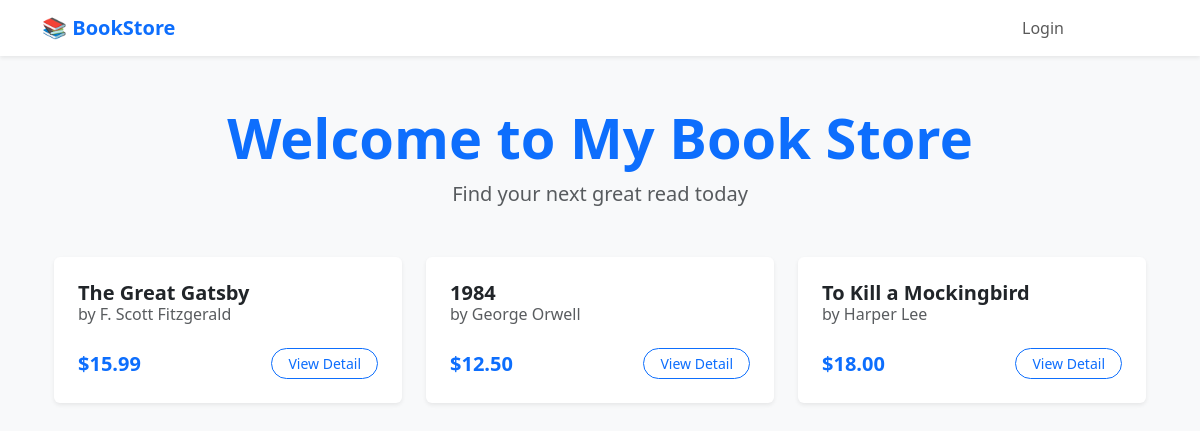
Before: / with the older database file.
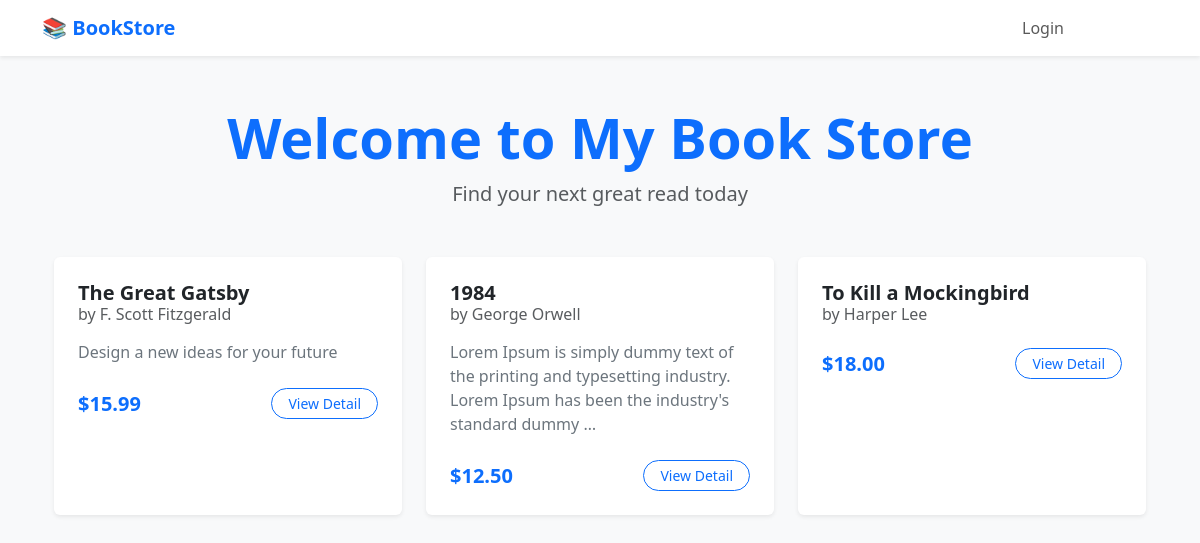
After: the same page with the newer database file.
### myapp/models.py (models this page shows, shortened)
class Book(models.Model):
    title = models.CharField(max_length=200)
    author = models.CharField(max_length=100)
    description = models.TextField(blank=True)
    price = models.DecimalField(max_digits=10, decimal_places=2)
    stock = models.IntegerField(default=0)
    created_at = models.DateTimeField(auto_now_add=True)

### myapp/views.py (the view)
# urls.py: path('', views.book_list, name='book_list'),
def book_list(request):
    books = Book.objects.all()
    return render(request, 'myapp/book_list.html', {'books': books})

### myapp/templates/myapp/book_list.html (shortened to what this page needs)
{% extends 'users/base.html' %}
{% block content %}
<div class="container py-4">
    <div class="text-center mb-5">
        <h1 class="display-4 fw-bold text-primary">Welcome to My Book Store</h1>
        <p class="lead text-muted">Find your next great read today</p>
    </div>
    <div class="row g-4">
        {% for book in books %}
            <div class="col-md-6 col-lg-4">
                <div class="card h-100 border-0 shadow-sm hover-effect">
                    <div class="card-body p-4">
                        <h5 class="card-title fw-bold mb-1">{{ book.title }}</h5>
                        <h6 class="card-subtitle mb-3 text-muted">by {{ book.author }}</h6>
                        <p class="card-text text-secondary mb-4">
                            {{ book.description|truncatewords:20 }}
                        </p>
                        <div class="d-flex justify-content-between align-items-center mt-auto">
                            <span class="h5 mb-0 fw-bold text-primary">${{ book.price }}</span>
                            <a href="#" class="btn btn-outline-primary btn-sm rounded-pill px-3">View Detail</a>
                        </div>
                    </div>
                </div>
            </div>
        {% empty %}
            <div class="col-12 text-center py-5">
                <div class="card border-0 shadow-sm p-5">
                    <p class="h4 text-muted mb-0">No books available yet. Add some in the admin panel!</p>
                </div>
            </div>
        {% endfor %}
    </div>
</div>
{% endblock %}

### users/templates/users/base.html (shortened to what this page needs)
<!DOCTYPE html>
<html lang="en">
<head>
    <link href="https://cdn.jsdelivr.net/npm/bootstrap@5.3.0/dist/css/bootstrap.min.css" rel="stylesheet">
</head>
<body>
    <nav class="navbar navbar-expand-lg navbar-light bg-white shadow-sm mb-4">
        <div class="container">
            <a class="navbar-brand" href="/">📚 BookStore</a>
            <div class="collapse navbar-collapse" id="navbarNav">
                <ul class="navbar-nav ms-auto">
                    {% if user.is_authenticated %}
                        <li class="nav-item">
                            <span class="nav-link">Welcome, {{ user.username }}</span>
                        </li>
                        <li class="nav-item">
                            <form action="{% url 'logout' %}" method="post" class="d-inline">
                                {% csrf_token %}
                                <button type="submit" class="nav-link btn btn-link">Logout</button>
                            </form>
                        </li>
                    {% else %}
                        <li class="nav-item">
                            <a class="nav-link" href="{% url 'login' %}">Login</a>
                        </li>
                        <li class="nav-item">
                            <a class="nav-link btn btn-primary text-white ms-lg-2" href="{% url 'register' %}">Register</a>
                        </li>
                    {% endif %}
                </ul>
            </div>
        </div>
    </nav>
    <div class="container">
        {% block content %}{% endblock %}
    </div>
</body>
</html>

### users/templates/users/base.html (style rules this page uses)
body { background-color: #f8f9fa; }
.navbar-brand { font-weight: bold; color: #0d6efd !important; }
.card { border: none; box-shadow: 0 0.125rem 0.25rem rgba(0, 0, 0, 0.075); }

### myapp/templates/myapp/book_list.html (style rules this page uses)
.hover-effect { transition: all 0.3s ease; }

Changed rows visible on the page:
changed Book "The Great Gatsby": description (not shown) → "Design a new ideas for your future"
changed Book "George Orwell": description (not shown) → "Lorem Ipsum is simply dummy text of the printing and typesetting industry. Lorem Ipsum has been the industry's standard dummy …"
